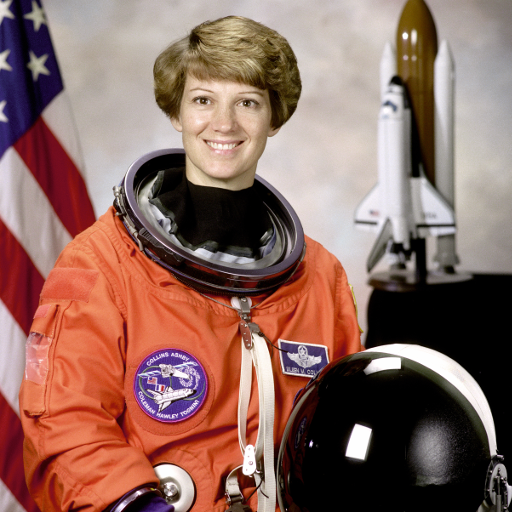
#> input picture Module4_HumanSegmentation/data/person_rgb.png, 512 x 512 px, found by its file name
$ python rgb_segment.py
#> lines starting #> are read from the running program, lines starting #| are printed output that depends on the picture; after the words box and inside, x2 and y2 are one past the last pixel; in counts of white or black regions, pixels touching at a corner belong together
### Module4_HumanSegmentation/src/utils.py
"""
Shared helpers: reading images, drawing the segmentation boundary, and laying
images out for the figures. Nothing here does any learning; it is image I/O and
drawing only.

The other scripts import these functions.
"""

import cv2
import numpy as np

# Colours used across the project (BGR order, since OpenCV uses BGR).
# We deliberately avoid red so the overlays read clearly on both the RGB and
# the thermal images.
OURS_BGR = (255, 144, 30)    # dodger blue, used for our classical result
SAM_BGR = (113, 204, 46)     # emerald green, used for the SAM reference


def imread_color(path):
    """Read an image as a 3-channel BGR image."""
    img = cv2.imread(path, cv2.IMREAD_COLOR)
    if img is None:
        raise FileNotFoundError(f"Could not read image: {path}")
    return img


# [6 lines left out: function imread_gray, not called in this run]


def to_rgb(bgr):
    """Convert BGR (OpenCV order) to RGB (for matplotlib or Streamlit)."""
    return cv2.cvtColor(bgr, cv2.COLOR_BGR2RGB)


def keep_largest_component(mask):
    """
    Keep only the largest white blob in a binary mask.

    A person is one connected object, so once we have a binary mask we drop the
    small stray blobs and keep the biggest one. Input and output are uint8 (0 or
    255).
    """
    mask = (mask > 0).astype(np.uint8)
    num, labels, stats, _ = cv2.connectedComponentsWithStats(mask, connectivity=8)
    if num <= 1:
        return (mask * 255).astype(np.uint8)
    # index 0 is the background, so search components 1..num-1 for the largest
    largest = 1 + int(np.argmax(stats[1:, cv2.CC_STAT_AREA]))
    out = np.where(labels == largest, 255, 0).astype(np.uint8)
    return out


def fill_holes(mask):
    """
    Fill interior holes in a binary mask.

    Flood-fill the background starting from a corner, invert that, and OR it back
    in. Whatever the flood could not reach from outside is an interior hole.
    """
    mask = (mask > 0).astype(np.uint8) * 255
    h, w = mask.shape
    flood = mask.copy()
    ff_mask = np.zeros((h + 2, w + 2), np.uint8)   # floodFill needs a 1px border
    cv2.floodFill(flood, ff_mask, (0, 0), 255)
    holes = cv2.bitwise_not(flood)
    return cv2.bitwise_or(mask, holes)


# [7 lines left out: function mask_to_contour, not called in this run]


def draw_boundary(bgr, mask, color=OURS_BGR, thickness=2):
    """
    Draw the outline of the mask on top of the image and return a new image.
    color is in BGR order.
    """
    out = bgr.copy()
    contours, _ = cv2.findContours(
        (mask > 0).astype(np.uint8), cv2.RETR_EXTERNAL, cv2.CHAIN_APPROX_NONE
    )
    cv2.drawContours(out, contours, -1, color, thickness)
    return out


def shade_mask(bgr, mask, color=OURS_BGR, alpha=0.45):
    """Tint the foreground region with a translucent colour, for figures."""
    out = bgr.copy()
    layer = np.zeros_like(bgr)
    layer[mask > 0] = color
    return cv2.addWeighted(out, 1.0, layer, alpha, 0.0)


def cutout(bgr, mask, bg=0):
    """Return the image with the background removed (kept where mask > 0)."""
    out = np.full_like(bgr, bg)
    out[mask > 0] = bgr[mask > 0]
    return out


def stack_h(images, height=360, pad=8, bg=30):
    """
    Resize a list of images to a common height and place them in one row.
    Used to build the before and after figures.
    """
    resized = []
    for im in images:
        if im.ndim == 2:
            im = cv2.cvtColor(im, cv2.COLOR_GRAY2BGR)
        h, w = im.shape[:2]
        scale = height / h
        resized.append(cv2.resize(im, (int(w * scale), height)))
    total_w = sum(im.shape[1] for im in resized) + pad * (len(resized) + 1)
    canvas = np.full((height + 2 * pad, total_w, 3), bg, np.uint8)
    x = pad
    for im in resized:
        canvas[pad:pad + height, x:x + im.shape[1]] = im
        x += im.shape[1] + pad
    return canvas

### Module4_HumanSegmentation/src/rgb_segment.py
"""
Q1: find the boundary of a person in a regular colour (RGB) image using only
classical OpenCV. No deep learning or machine learning.

Run:
    python -m src.rgb_segment --image data/person_rgb.png --out outputs

Approach:
  We use GrabCut. GrabCut separates foreground from background by fitting colour
  Gaussian mixtures and cutting the lowest-cost boundary between them. It learns
  those colours from this one image, so it is not a trained model.

  1. Seed GrabCut automatically with a trimap (no clicking).
  2. Run GrabCut.
  3. Clean the mask: morphology, keep the largest blob, fill holes.
  4. Trace the outer contour, which is the boundary we report.
"""

import argparse
import os
import cv2
import numpy as np

from .utils import (
    imread_color, keep_largest_component, fill_holes,
    draw_boundary, shade_mask, cutout, stack_h, OURS_BGR,
)


def _build_trimap(h, w, border=0.03, col=(0.28, 0.72), col_y=(0.05, 0.98),
                  core=(0.40, 0.60), core_y=(0.35, 0.85)):
    """
    Build an automatic GrabCut seed for a roughly centred subject.

    We mark four things for GrabCut without any clicking:
      a thin outer border      -> sure background
      a central column         -> probable foreground (head down to feet)
      a core torso block       -> sure foreground
      everything else          -> probable background

    The sure-foreground core is what keeps parts whose colour matches the
    background (hair against a beige wall) from being removed.
    """
    m = np.full((h, w), cv2.GC_PR_BGD, np.uint8)
    b = int(border * min(h, w))
    m[:b, :] = cv2.GC_BGD
    m[-b:, :] = cv2.GC_BGD
    m[:, :b] = cv2.GC_BGD
    m[:, -b:] = cv2.GC_BGD
    m[int(col_y[0] * h):int(col_y[1] * h),
      int(col[0] * w):int(col[1] * w)] = cv2.GC_PR_FGD
    m[int(core_y[0] * h):int(core_y[1] * h),
      int(core[0] * w):int(core[1] * w)] = cv2.GC_FGD
    return m


def segment_rgb(bgr, grabcut_iters=8, morph_kernel=5):
    """
    Segment the main person or foreground object with GrabCut.

    bgr:           input image (BGR uint8)
    grabcut_iters: GrabCut iterations (more is tighter but slower)
    morph_kernel:  size of the clean-up structuring element
    Returns a binary mask (uint8, 0 or 255).
    """
    h, w = bgr.shape[:2]

    # 1. Automatic trimap seed.
    mask = _build_trimap(h, w)

    # 2. GrabCut with the seed. bgd_model/fgd_model are working buffers OpenCV
    #    fills in.
    bgd_model = np.zeros((1, 65), np.float64)
    fgd_model = np.zeros((1, 65), np.float64)
    cv2.grabCut(bgr, mask, None, bgd_model, fgd_model,
                grabcut_iters, cv2.GC_INIT_WITH_MASK)

    # GrabCut marks pixels 0/2 as background and 1/3 as foreground.
    fg = np.where((mask == cv2.GC_FGD) | (mask == cv2.GC_PR_FGD), 255, 0).astype(np.uint8)

    # 3. Clean up.
    k = cv2.getStructuringElement(cv2.MORPH_ELLIPSE, (morph_kernel, morph_kernel))
    fg = cv2.morphologyEx(fg, cv2.MORPH_OPEN, k, iterations=1)    # remove speckle
    fg = cv2.morphologyEx(fg, cv2.MORPH_CLOSE, k, iterations=2)   # close small gaps
    fg = keep_largest_component(fg)
    fg = fill_holes(fg)
    return fg


def run(image_path, out_dir="outputs"):
    """Segment one RGB image and write the result figures. Returns the mask."""
    os.makedirs(out_dir, exist_ok=True)
    bgr = imread_color(image_path)
#> in imread_color, img is the input picture: shape (512, 512, 3); mean B, G, R 96.5, 105.8, 141.6
    mask = segment_rgb(bgr)
#> in keep_largest_component, `num, labels, stats, _ = cv2.connectedComponentsWithStats(mask, connect..`:
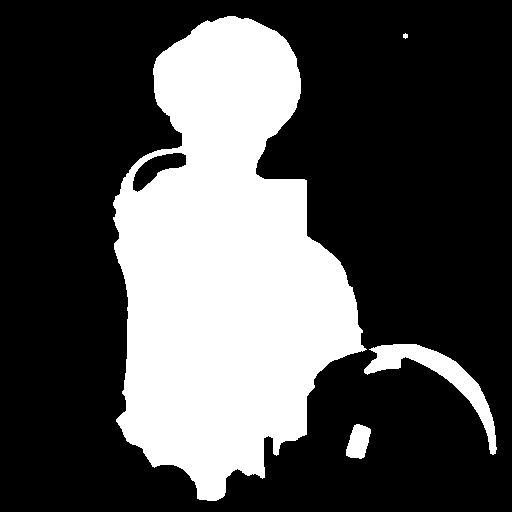
#> mask: shape (512, 512); values 0 (black) and 1 (white), 30.6% white; 4 white regions, box (x1, y1, x2, y2) and area: (113, 16, 367, 501) 76614, (364, 344, 497, 455) 3008, (346, 424, 371, 459) 619, (403, 33, 408, 39) 22
#> in fill_holes, `cv2.floodFill(flood, ff_mask, (0, 0), 255)`:
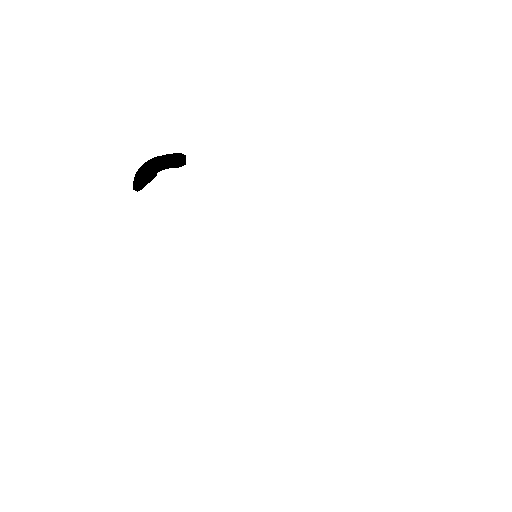
#> flood: shape (512, 512); 99.6% white; 1 black region, box (x1, y1, x2, y2) and area: (133, 153, 186, 192) 922
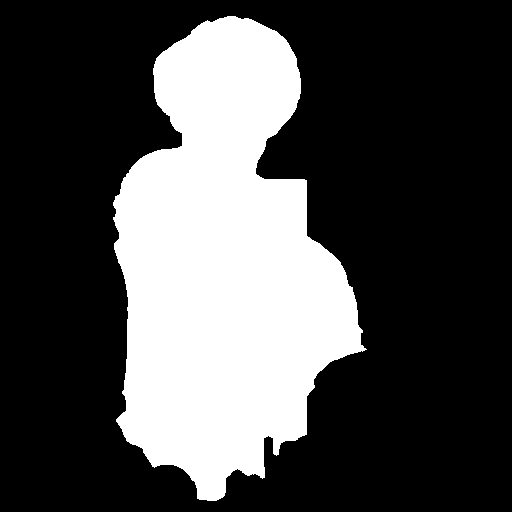
#> mask: shape (512, 512); 29.6% white; 1 white region

    boundary = draw_boundary(bgr, mask, OURS_BGR, 2)
#> in draw_boundary, `contours, _ = cv2.findContours( (mask > 0).astype(np.uint8), cv2.RETR_..`: contours = 1 contour; box (x1, y1, x2, y2) and area: (113, 16, 367, 501) 76874
#> in draw_boundary, `cv2.drawContours(out, contours, -1, color, thickness)`:
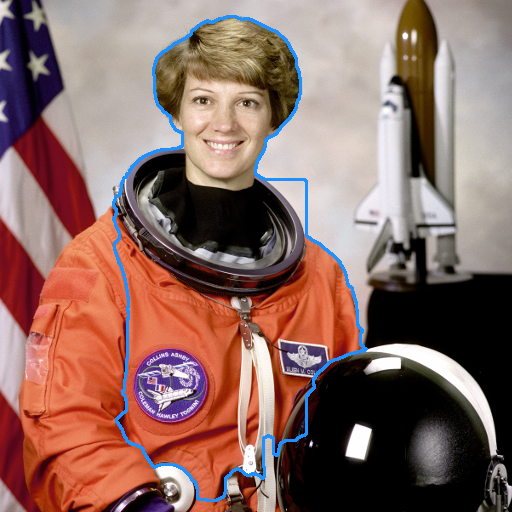
#> out: shape (512, 512, 3); 1.84% of pixels changed, all inside (x1, y1, x2, y2) = (112, 15, 368, 502)
    shaded = shade_mask(bgr, mask, OURS_BGR, 0.45)
#> in shade_mask, `return cv2.addWeighted(out, 1.0, layer, alpha, 0.0)`:
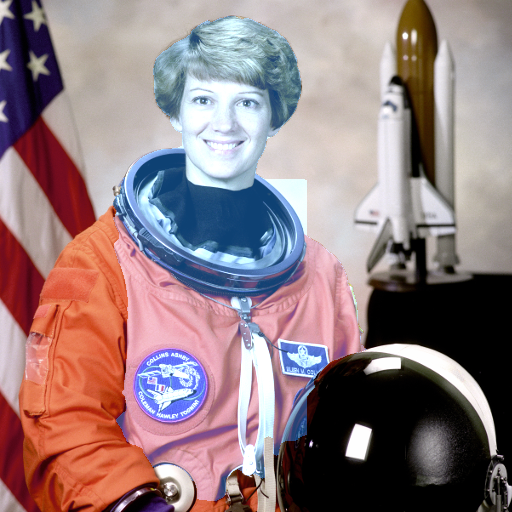
#> returned value: shape (512, 512, 3); mean of channels 0, 1, 2 128.1, 124.3, 145.5; drawn as B, G, R
    cut = cutout(bgr, mask)
#> in cutout, `out[mask > 0] = bgr[mask > 0]`:
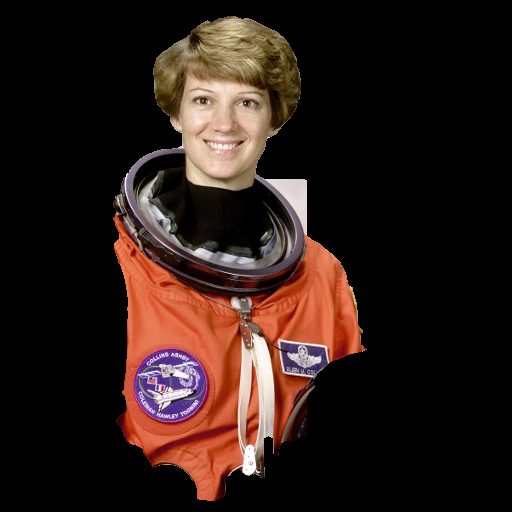
#> out: shape (512, 512, 3); mean B, G, R 22.5, 27.6, 43.4

    cv2.imwrite(os.path.join(out_dir, "rgb_mask.png"), mask)
    cv2.imwrite(os.path.join(out_dir, "rgb_boundary.png"), boundary)
    cv2.imwrite(os.path.join(out_dir, "rgb_cutout.png"), cut)
    cv2.imwrite(os.path.join(out_dir, "rgb_panel.png"),
                stack_h([bgr, shaded, boundary, cut], height=360))
#> the loop in stack_h, `for im in images:` made 4 passes
#> after the loop in stack_h, `for im in images:`: resized = 4 items
#> in stack_h, `total_w = sum(im.shape[1] for im in resized) + pad * (len(resized) + 1)`: total_w = 1480
#> in stack_h, `canvas = np.full((height + 2 * pad, total_w, 3), bg, np.uint8)`: canvas: shape (376, 1480, 3); every value is 30
#> the loop in stack_h, `for im in resized:` made 4 passes
#> x on passes 1 to 4: 376, 744, 1112, 1480
#> after the loop in stack_h, `for im in resized:`:
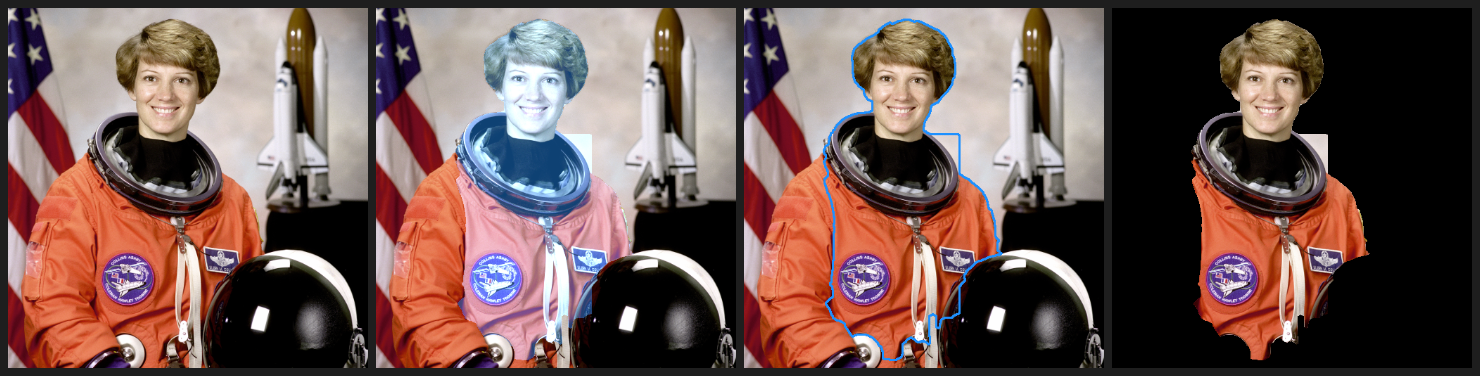
#> canvas: shape (376, 1480, 3); mean of channels 0, 1, 2 82.7, 86.7, 111.4; drawn as B, G, R

    pct = 100 * cv2.countNonZero(mask) / mask.size
#> pct = 29.58
    print(f"[rgb] foreground {int(cv2.countNonZero(mask))} px ({pct:.1f}% of image)")
#| [rgb] foreground 77536 px (29.6% of image)
    print(f"[rgb] wrote results to {out_dir}/rgb_*.png")
    return mask


if __name__ == "__main__":
    ap = argparse.ArgumentParser(description="Classical RGB human boundary (GrabCut).")
    ap.add_argument("--image", default="data/person_rgb.png")
    ap.add_argument("--out", default="outputs")
    args = ap.parse_args()
    run(args.image, args.out)

$ run again, with Module4_HumanSegmentation/data/person_thermal.png copied over Module4_HumanSegmentation/data/person_rgb.png
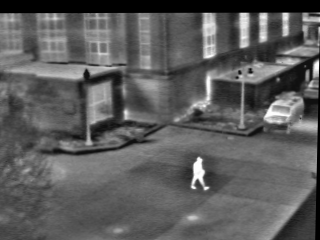
#> input picture Module4_HumanSegmentation/data/person_thermal.png, 320 x 240 px, found by its file name
#> in imread_color, img is the input picture: shape (240, 320, 3); min 0, max 255, mean 92.8
#> flood: shape (240, 320); every value is 255
#> in run, `mask = segment_rgb(bgr)`:
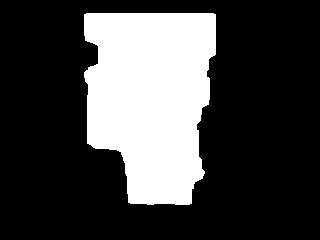
#> mask: shape (240, 320); 26.5% white; 1 white region
#> contours = 1 contour; box (x1, y1, x2, y2) and area: (84, 13, 216, 205) 20041
#> the loop in stack_h, `for im in images:` made 4 passes
#> after the loop in stack_h, `for im in images:`: resized = 4 items
#> total_w = 1960
#> the loop in stack_h, `for im in resized:` made 4 passes
#> x on passes 1 to 4: 496, 984, 1472, 1960
#> after the loop in stack_h, `for im in resized:`:
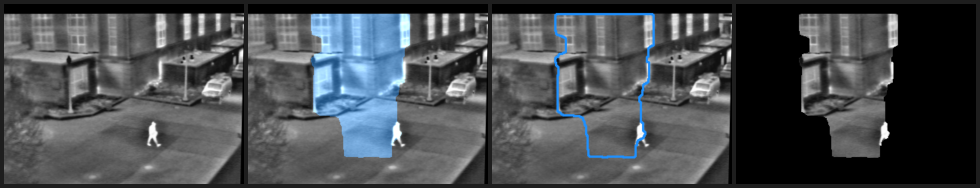
#> canvas: shape (376, 1960, 3) (shown at 1/2 size); mean of channels 0, 1, 2 81.1, 77.6, 73.7; drawn as B, G, R
#> pct = 26.5
#| [rgb] foreground 20353 px (26.5% of image)
